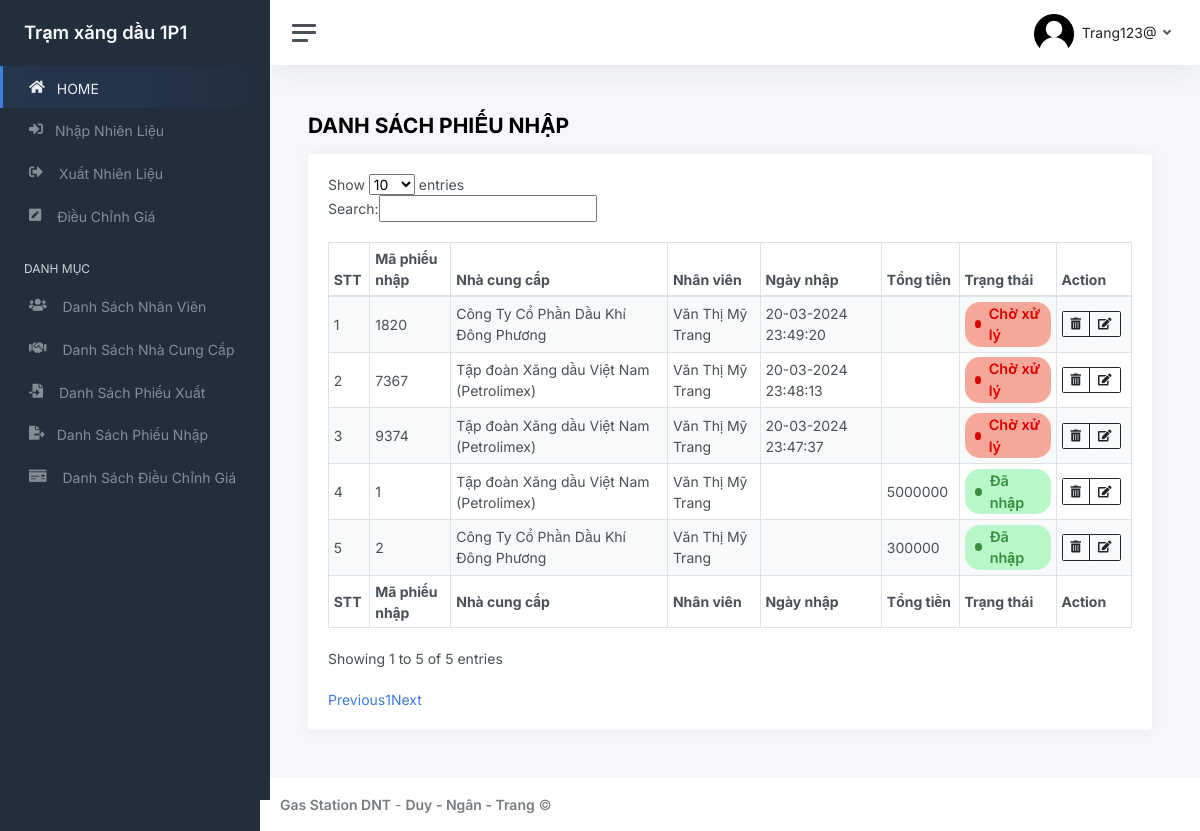
Screenshot of /static/danhsach_phieunhap.php (signed in) with the database file from the repository.
### tables this page shows
CREATE TABLE `phieunhap` (
  `ID_PHIEUNHAP` int NOT NULL,
  `ID_NCC` int NOT NULL,
  `ID_TRAM` varchar(8) NOT NULL,
  `ID_NV` int NOT NULL,
  `THOIGIAN_NHAP` datetime DEFAULT NULL,
  `TONG_TIEN` int DEFAULT NULL,
  `TRANG_THAI` int DEFAULT NULL
);

CREATE TABLE `nhacungcap` (
  `ID_NCC` int NOT NULL,
  `TEN_NCC` varchar(50) DEFAULT NULL,
  `DIA_CHI` varchar(100) DEFAULT NULL,
  `SDT` varchar(15) DEFAULT NULL,
  `EMAIL` varchar(50) DEFAULT NULL,
  `TRANG_THAI` int DEFAULT NULL
);

### static/danhsach_phieunhap.php (the view, shortened to what this page needs)
<?php
	include_once("connect.php");
	$sql_dspn="SELECT ID_PHIEUNHAP, NCC.TEN_NCC,CONCAT(HO_NV, ' ', TEN_NV) AS FULLNAME, DATE_FORMAT(PN.THOIGIAN_NHAP, '%d-%m-%Y %H:%i:%s') as THOIGIAN_NHAP,PN.TONG_TIEN,PN.TRANG_THAI FROM PHIEUNHAP PN
	JOIN NHACUNGCAP NCC ON PN.ID_NCC=NCC.ID_NCC
	JOIN NHANVIEN NV ON PN.ID_NV=NV.ID_NV  ORDER BY PN.THOIGIAN_NHAP DESC";
	$result_dspn=mysqli_query($conn,$sql_dspn);
	mysqli_close($conn);?>
<!DOCTYPE html>
<html lang="en">
<head>
	<link href="css/app.css" rel="stylesheet">
	<link rel="stylesheet" href="https://cdnjs.cloudflare.com/ajax/libs/font-awesome/5.15.4/css/all.min.css" />
	<link rel="stylesheet" type="text/css" href="https://cdn.datatables.net/1.13.6/css/dataTables.jqueryui.min.css">
</head>
<body>
	<div class="wrapper">
		<?php
			include "header.php";
		?>
		<div class="main">
		<?php
			include 'username.php';
			?>
			<main class="content">
				<div class="container-fluid p-0">
					<h1 class="h3 mb-3" style="font-weight: bold;">DANH SÁCH PHIẾU NHẬP</h1>
					<div class="row">
						<div class="col-12">
							<div class="card">
								<div class="card-body">
									<div class="table-responsive ">
									<table id="dtBasicExample" class="table table-striped table-bordered table-sm" width="100%">
										<thead>
											<tr>
												<th class="th-sm">STT</th>
												<th class="th-sm">Mã phiếu nhập</th>
												<th class="th-sm">Nhà cung cấp</th>
												<th class="th-sm">Nhân viên</th>
												<th class="th-sm">Ngày nhập</th>
												<th class="th-sm">Tổng tiền</th>
												<th class="th-sm">Trạng thái</th>
												<th class="th-sm">Action</th>
											  </tr>
										</thead>
										<?php
										if ($result_dspn && mysqli_num_rows($result_dspn) > 0) {
											$stt = 0;
											while ($row_dspn = mysqli_fetch_assoc($result_dspn)) {
												$stt++;
												$statusClass = ($row_dspn['TRANG_THAI'] == 1) ? 'active' : 'waiting';
												echo "<tr>
														<td>{$stt}</td>
														<td>{$row_dspn['ID_PHIEUNHAP']}</td>
														<td>{$row_dspn['TEN_NCC']}</td>
														<td>{$row_dspn['FULLNAME']}</td>
														<td>{$row_dspn['THOIGIAN_NHAP']}</td>
														<td>{$row_dspn['TONG_TIEN']}</td>
														<td class='{$statusClass}'>
															<div class='d-inline-flex align-items-center {$statusClass}'>
																<div class='circle'></div>
																<div class='ps-2'>" . (($row_dspn['TRANG_THAI'] == 1) ? 'Đã nhập' : 'Chờ xử lý') . "</div>
															</div>
														</td>
														<td>
															<div class='btn-group ml-auto'>
															<a href='xoadspn.php?id_phieunhap={$row_dspn['ID_PHIEUNHAP']}' class='btn btn-sm btn-outline-dark'><i class='fas fa-trash-alt'></i></a>
															<a href='chitietphieunhap.php?id_phieunhap={$row_dspn['ID_PHIEUNHAP']}' class='btn btn-sm btn-outline-dark'><i class='fas fa-edit'></i></a>
															</div>
														</td>
													</tr>";
											}
										} else {
											echo "<tr><td colspan='7'>Không có dữ liệu</td></tr>";
										}
										?>
										<tfoot>
											<tr>
												<th class="th-sm">STT</th>
												<th class="th-sm">Mã phiếu nhập</th>
												<th class="th-sm">Nhà cung cấp</th>
												<th class="th-sm">Nhân viên</th>
												<th class="th-sm">Ngày nhập</th>
												<th class="th-sm">Tổng tiền</th>
												<th class="th-sm">Trạng thái</th>
												<th class="th-sm">Action</th>
											  </tr>
										</tfoot>
									  </table>
									</div>
								</div>
							</div>
						</div>
					</div>
			</main>
			<footer class="footer">
				<div class="container-fluid">
					<div class="row text-muted">
						<div class="col-6 text-start">
							<p class="mb-0">
								<a class="text-muted" href="#" target="_blank"><strong>Gas Station DNT</strong></a> - <a class="text-muted" href="#" target="_blank"><strong>Duy - Ngân - Trang</strong></a>								&copy;
							</p>
						</div>
					</div>
				</div>
			</footer>
		</div>
	</div>
</body>
</html>

### static/danhsach_phieunhap.php (style rules this page uses)
.table tbody td .active, .table tbody td .waiting { background-color: #B9F6CA; color: #388E3C; font-weight: 600; padding: 1px 10px; border-radius: 15px; font-size: 0.9rem; }
.table tbody td .waiting { background-color: #F5A89A; color: #DD0000; }
.table tbody td .active .circle, .table tbody td .waiting .circle { width: 8px; height: 8px; border-radius: 50%; background-color: #388E3C; }
.table tbody td .waiting .circle { background-color: #DD0000; }
table.dataTable thead .sorting:after, table.dataTable thead .sorting:before, table.dataTable thead .sorting_asc:after, table.dataTable thead .sorting_asc:before, table.dataTable thead .sorting_asc_disabled:after, table.dataTable thead .sorting_asc_disabled:before, table.dataTable thead .sorting_desc:after, table.dataTable thead .sorting_desc:before, table.dataTable thead .sorting_desc_disabled:after, table.dataTable thead .sorting_desc_disabled:before { bottom: .5em; }
div.dataTables_wrapper table.dataTable thead th { border-top: 1px solid #ddd; border-bottom: 2px solid #ddd; }

### rows the page displays
phieunhap: ID_PHIEUNHAP "1820", ID_NCC.TEN_NCC "Công Ty Cổ Phần Dầu Khí Đông Phương", FULLNAME "Văn Thị Mỹ Trang", THOIGIAN_NHAP "20-03-2024 23:49:20", TRANG_THAI "Chờ xử lý"
phieunhap: ID_PHIEUNHAP "7367", ID_NCC.TEN_NCC "Tập đoàn Xăng dầu Việt Nam (Petrolimex)", FULLNAME "Văn Thị Mỹ Trang", THOIGIAN_NHAP "20-03-2024 23:48:13", TRANG_THAI "Chờ xử lý"
phieunhap: ID_PHIEUNHAP "9374", ID_NCC.TEN_NCC "Tập đoàn Xăng dầu Việt Nam (Petrolimex)", FULLNAME "Văn Thị Mỹ Trang", THOIGIAN_NHAP "20-03-2024 23:47:37", TRANG_THAI "Chờ xử lý"
phieunhap: ID_PHIEUNHAP "1", ID_NCC.TEN_NCC "Tập đoàn Xăng dầu Việt Nam (Petrolimex)", FULLNAME "Văn Thị Mỹ Trang", TONG_TIEN "5000000", TRANG_THAI "Đã nhập"
phieunhap: ID_PHIEUNHAP "2", ID_NCC.TEN_NCC "Công Ty Cổ Phần Dầu Khí Đông Phương", FULLNAME "Văn Thị Mỹ Trang", TONG_TIEN "300000", TRANG_THAI "Đã nhập"

### other values shown
$_SESSION['ten_tram'] "Trạm xăng dầu 1P1"
$_SESSION['username'] "Trang123@"
